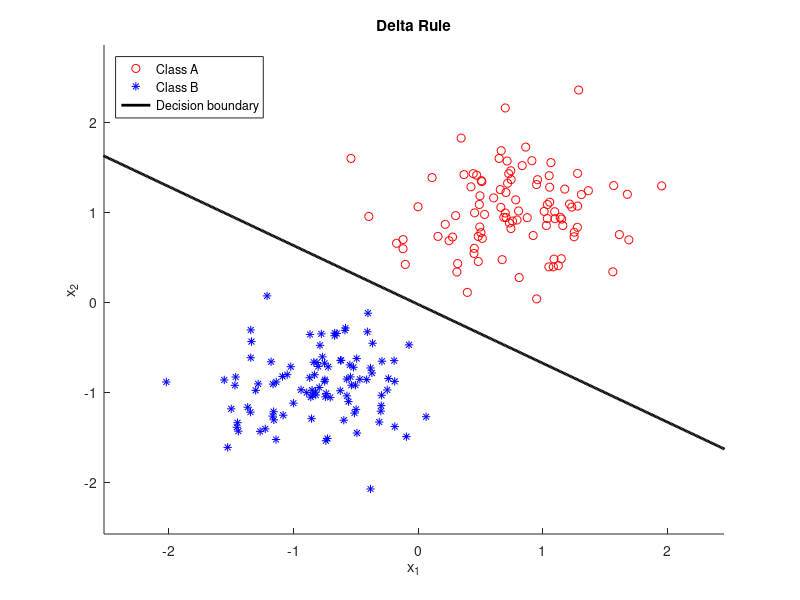
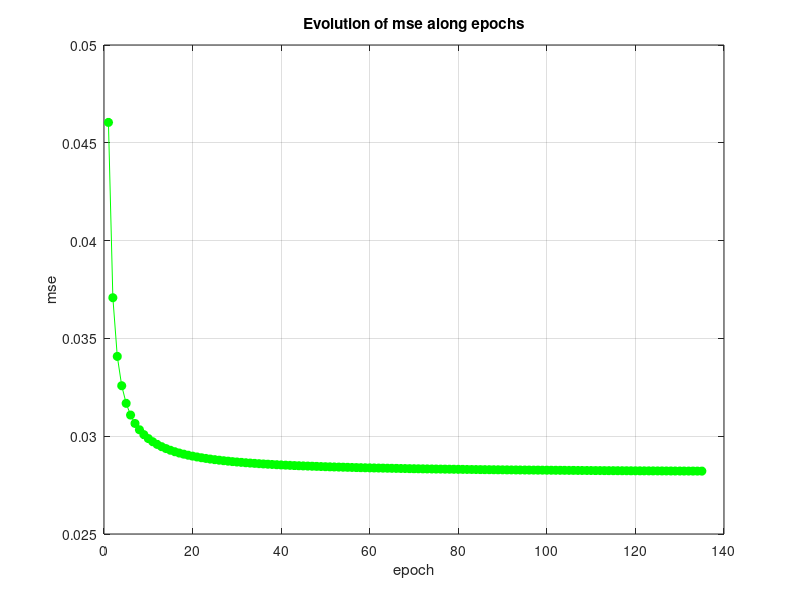

Here is the MATLAB script that generated these plots, in order:
%% Delta rule sequential

clear
close all

% Data generation

n = 100; % Number of data
nInputs = 2;
nOutputs = 1;
mA = [ 0.75, 1]; sigmaA = 0.4; % Mean and std. dev of A
mB = [-0.75, -1]; sigmaB = 0.4; % Mean and std. dev of B

classA(1,:) = randn(1,n) .* sigmaA + mA(1);
classA(2,:) = randn(1,n) .* sigmaA + mA(2);
classB(1,:) = randn(1,n) .* sigmaB + mB(1);
classB(2,:) = randn(1,n) .* sigmaB + mB(2);

p = randperm(n);

% Input data

X = [classA classB];
index = randperm(2*n);

X(1,:) = X(1,index); % X => input matrix
X(2,:) = X(2,index);
X(3,:) = ones(1,2*n);

T = sign(n-index); % T => target matrix
T(T==0) = 1;

rate = 0.1; % learning rate or step size
W = 0.2*randn(nOutputs,nInputs+1); % Random initialization of W = [w1 w2 theta]
% Neccesary variables for plotting the decision boundary

x1 = -4:0.01:4;
x2 = W(3)/W(2)-W(1)*x1/W(2);

Y1 = W*X; % output before thresholding
Y = sign(Y1); % output after thresholding
e = []; %error

deltaW = [1000 1000 1000]; % initial deltaW
mse = [];
deltaErr = 1000;

while deltaErr>=1e-6 % change if it takes too much time
    clf('reset')
    for i=1:200
        x = X(:,i);
        t = T(i);
        y1 = W*x;
        ei = -0.5*(t-y1);
        e(end+1) = ei;
        deltaW = -rate*ei*transpose(x);
        W = W + deltaW;
        x2 = W(3)/W(2)-W(1)*x1/W(2); % update x2 for plotting
    end
    mse(end+1) = sum(e.^2)/length(e);
    hold on
    plot(classA(1,:),classA(2,:),'or')
    plot(classB(1,:),classB(2,:),'*b')
    plot(x1,x2,'k','LineWidth',2)
    xlabel('x_{1}')
    ylabel('x_{2}')
    title('Delta Rule')
    legend('Class A','Class B','Decision boundary','Location','NorthWest')
    axis ([min(X(1,:))-0.5 max(X(1,:))+0.5 min(X(2,:))-0.5 max(X(2,:))+0.5])
    hold off
    drawnow
    if (length(mse)>1)
        deltaErr = abs(mse(end-1) - mse(end));
    end
end

%plot evolution of MSE (Mean Square Error)
figure
plot(mse,'o-g','MarkerFaceColor','g')
xlabel('epoch')
ylabel('mse')
title('Evolution of mse along epochs')
grid on
